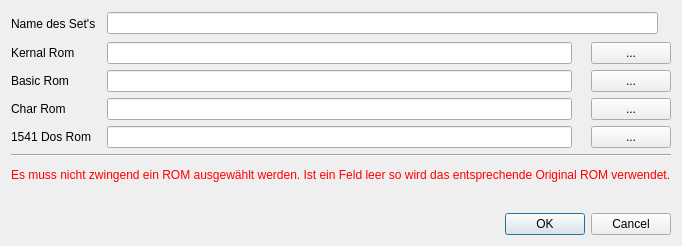
<?xml version="1.0" encoding="UTF-8"?>
<ui version="4.0">
 <class>NewRomSetWindow</class>
 <widget class="QDialog" name="NewRomSetWindow">
  <property name="geometry">
   <rect>
    <x>0</x>
    <y>0</y>
    <width>609</width>
    <height>246</height>
   </rect>
  </property>
  <property name="windowTitle">
   <string>Neues ROM Set erstellen ...</string>
  </property>
  <layout class="QVBoxLayout" name="verticalLayout">
   <item>
    <layout class="QHBoxLayout" name="horizontalLayout">
     <item>
      <widget class="QLabel" name="label">
       <property name="minimumSize">
        <size>
         <width>90</width>
         <height>0</height>
        </size>
       </property>
       <property name="font">
        <font>
         <weight>50</weight>
         <bold>false</bold>
        </font>
       </property>
       <property name="text">
        <string>Name des Set's</string>
       </property>
      </widget>
     </item>
     <item>
      <widget class="QLineEdit" name="RomSetName"/>
     </item>
     <item>
      <widget class="QLabel" name="ExistInfo">
       <property name="font">
        <font>
         <weight>75</weight>
         <bold>true</bold>
        </font>
       </property>
       <property name="styleSheet">
        <string notr="true">color: rgb(255, 0, 0);</string>
       </property>
       <property name="text">
        <string/>
       </property>
      </widget>
     </item>
    </layout>
   </item>
   <item>
    <layout class="QHBoxLayout" name="horizontalLayout_2">
     <item>
      <widget class="QLabel" name="label_2">
       <property name="minimumSize">
        <size>
         <width>90</width>
         <height>0</height>
        </size>
       </property>
       <property name="text">
        <string>Kernal Rom</string>
       </property>
      </widget>
     </item>
     <item>
      <widget class="QLineEdit" name="kernal_rom">
       <property name="enabled">
        <bool>true</bool>
       </property>
       <property name="readOnly">
        <bool>true</bool>
       </property>
      </widget>
     </item>
     <item>
      <widget class="QLabel" name="KernalSizeError">
       <property name="font">
        <font>
         <weight>75</weight>
         <bold>true</bold>
        </font>
       </property>
       <property name="styleSheet">
        <string notr="true">color: rgb(255, 0, 0);</string>
       </property>
       <property name="text">
        <string/>
       </property>
      </widget>
     </item>
     <item>
      <widget class="QPushButton" name="sel_kernal_rom">
       <property name="text">
        <string>...</string>
       </property>
      </widget>
     </item>
    </layout>
   </item>
   <item>
    <layout class="QHBoxLayout" name="horizontalLayout_3">
     <item>
      <widget class="QLabel" name="label_3">
       <property name="minimumSize">
        <size>
         <width>90</width>
         <height>0</height>
        </size>
       </property>
       <property name="text">
        <string>Basic Rom</string>
       </property>
      </widget>
     </item>
     <item>
      <widget class="QLineEdit" name="basic_rom">
       <property name="readOnly">
        <bool>true</bool>
       </property>
      </widget>
     </item>
     <item>
      <widget class="QLabel" name="BasicSizeError">
       <property name="font">
        <font>
         <weight>75</weight>
         <bold>true</bold>
        </font>
       </property>
       <property name="styleSheet">
        <string notr="true">color: rgb(255, 0, 0);</string>
       </property>
       <property name="text">
        <string/>
       </property>
      </widget>
     </item>
     <item>
      <widget class="QPushButton" name="sel_basic_rom">
       <property name="text">
        <string>...</string>
       </property>
      </widget>
     </item>
    </layout>
   </item>
   <item>
    <layout class="QHBoxLayout" name="horizontalLayout_4">
     <item>
      <widget class="QLabel" name="label_4">
       <property name="minimumSize">
        <size>
         <width>90</width>
         <height>0</height>
        </size>
       </property>
       <property name="text">
        <string>Char Rom</string>
       </property>
      </widget>
     </item>
     <item>
      <widget class="QLineEdit" name="char_rom">
       <property name="readOnly">
        <bool>true</bool>
       </property>
      </widget>
     </item>
     <item>
      <widget class="QLabel" name="CharSizeError">
       <property name="font">
        <font>
         <weight>75</weight>
         <bold>true</bold>
        </font>
       </property>
       <property name="styleSheet">
        <string notr="true">color: rgb(255, 0, 0);</string>
       </property>
       <property name="text">
        <string/>
       </property>
      </widget>
     </item>
     <item>
      <widget class="QPushButton" name="sel_char_rom">
       <property name="text">
        <string>...</string>
       </property>
      </widget>
     </item>
    </layout>
   </item>
   <item>
    <layout class="QHBoxLayout" name="horizontalLayout_5">
     <item>
      <widget class="QLabel" name="label_5">
       <property name="minimumSize">
        <size>
         <width>90</width>
         <height>0</height>
        </size>
       </property>
       <property name="text">
        <string>1541 Dos Rom</string>
       </property>
      </widget>
     </item>
     <item>
      <widget class="QLineEdit" name="dos1514_rom">
       <property name="readOnly">
        <bool>true</bool>
       </property>
      </widget>
     </item>
     <item>
      <widget class="QLabel" name="DosSizeError">
       <property name="font">
        <font>
         <weight>75</weight>
         <bold>true</bold>
        </font>
       </property>
       <property name="styleSheet">
        <string notr="true">color: rgb(255, 0, 0);</string>
       </property>
       <property name="text">
        <string/>
       </property>
      </widget>
     </item>
     <item>
      <widget class="QPushButton" name="sel_dos1541_rom">
       <property name="text">
        <string>...</string>
       </property>
      </widget>
     </item>
    </layout>
   </item>
   <item>
    <widget class="Line" name="line">
     <property name="orientation">
      <enum>Qt::Horizontal</enum>
     </property>
    </widget>
   </item>
   <item>
    <widget class="QLabel" name="label_6">
     <property name="styleSheet">
      <string notr="true">color: rgb(255, 0, 0);</string>
     </property>
     <property name="text">
      <string>Es muss nicht zwingend ein ROM ausgewählt werden. Ist ein Feld leer so wird das entsprechende Original ROM verwendet.</string>
     </property>
    </widget>
   </item>
   <item>
    <spacer name="verticalSpacer">
     <property name="orientation">
      <enum>Qt::Vertical</enum>
     </property>
     <property name="sizeType">
      <enum>QSizePolicy::Fixed</enum>
     </property>
     <property name="sizeHint" stdset="0">
      <size>
       <width>20</width>
       <height>20</height>
      </size>
     </property>
    </spacer>
   </item>
   <item>
    <widget class="QDialogButtonBox" name="buttonBox">
     <property name="orientation">
      <enum>Qt::Horizontal</enum>
     </property>
     <property name="standardButtons">
      <set>QDialogButtonBox::Cancel|QDialogButtonBox::Ok</set>
     </property>
     <property name="centerButtons">
      <bool>false</bool>
     </property>
    </widget>
   </item>
  </layout>
 </widget>
 <resources/>
 <connections>
  <connection>
   <sender>buttonBox</sender>
   <signal>accepted()</signal>
   <receiver>NewRomSetWindow</receiver>
   <slot>accept()</slot>
   <hints>
    <hint type="sourcelabel">
     <x>248</x>
     <y>254</y>
    </hint>
    <hint type="destinationlabel">
     <x>157</x>
     <y>274</y>
    </hint>
   </hints>
  </connection>
  <connection>
   <sender>buttonBox</sender>
   <signal>rejected()</signal>
   <receiver>NewRomSetWindow</receiver>
   <slot>reject()</slot>
   <hints>
    <hint type="sourcelabel">
     <x>316</x>
     <y>260</y>
    </hint>
    <hint type="destinationlabel">
     <x>286</x>
     <y>274</y>
    </hint>
   </hints>
  </connection>
 </connections>
</ui>
